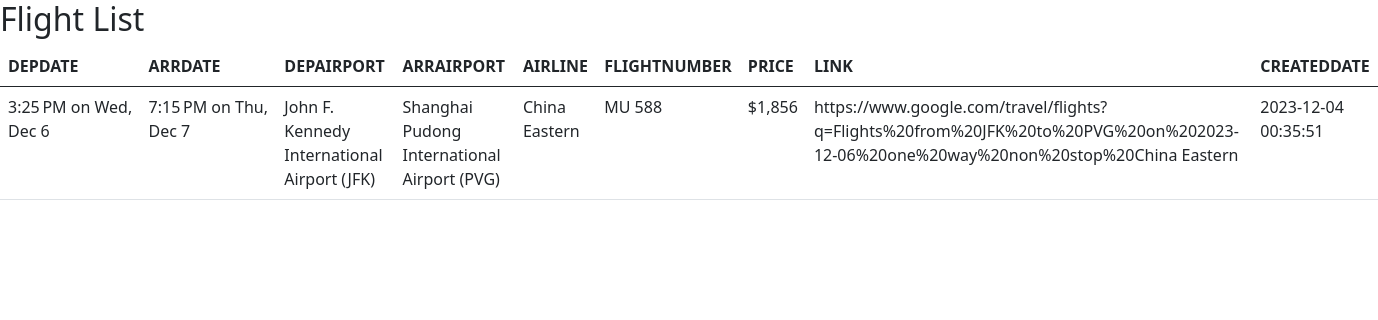
The page / on the database its author committed.
### tables this page shows
CREATE TABLE FLIGHTINFO(
    DRP_DATETIME TEXT, 
    ARR_DATETIME TEXT, 
    DEP_AIRPORT TEXT, 
    ARR_AIRPORT TEXT, 
    AIRLINE TEXT, 
    FLIGHTNUMBER TEXT, 
    PRICE TEXT, 
    LINK TEXT, 
    CREATEDDATE TEXT
    );

### app.py (the view)
@app.route('/')
def index():
    conn = get_db()
    posts = conn.execute('SELECT * FROM FLIGHTINFO').fetchall()
    conn.close()
    return render_template('index.html', flight_lists=posts)

### app.py (called while the page is built)
def get_db():
    db = getattr(g, '_database', None)
    if db is None:
        db = g._database = sqlite3.connect(DATABASE)
        db.row_factory = sqlite3.Row
    return db

@app.teardown_appcontext
def close_connection(exception):
    db = getattr(g, '_database', None)
    if db is not None:
        db.close()

### template/index.html (shortened to what this page needs)
<!DOCTYPE html>
<html lang="en-US" dir="ltr">
<head>
    <link rel="stylesheet"
	href="https://cdn.jsdelivr.net/npm/bootstrap@5.0.2/dist/css/bootstrap.min.css" >
</head>
<body>
    <h2>Flight List</h2>
    <table class="table">
        <thead>
            <tr>
            <th scope="col">DEPDATE</th>
            <th scope="col">ARRDATE</th>
            <th scope="col">DEPAIRPORT</th>
            <th scope="col">ARRAIRPORT</th>
            <th scope="col">AIRLINE</th>
            <th scope="col">FLIGHTNUMBER</th>
            <th scope="col">PRICE</th>
            <th scope="col">LINK</th>
            <th scope="col">CREATEDDATE</th>
            </tr>
        </thead>
        <tbody>
            {% for fl in flight_lists %}
                <tr>
                    <td>{{ fl['DRP_DATETIME']}}</td>
                    <td>{{ fl['ARR_DATETIME']}}</td>
                    <td>{{ fl['DEP_AIRPORT']}}</td>
                    <td>{{ fl['ARR_AIRPORT']}}</td>
                    <td>{{ fl['AIRLINE']}}</td>
                    <td>{{ fl['FLIGHTNUMBER']}}</td>
                    <td>{{ fl['PRICE']}}</td>
                    <td>{{ fl['LINK']}}</td>
                    <td>{{ fl['CREATEDDATE']}}</td>
                </tr>
            {% endfor %}
        </tbody>
    </table>
</body>

### rows shown on the page
FLIGHTINFO: DRP_DATETIME "3:25 PM on Wed, Dec 6", ARR_DATETIME "7:15 PM on Thu, Dec 7", DEP_AIRPORT "John F. Kennedy International Airport (JFK)", ARR_AIRPORT "Shanghai Pudong International Airport (PVG)", AIRLINE "China Eastern", FLIGHTNUMBER "MU 588", PRICE "$1,856", LINK "https://www.google.com/travel/flights?q=Flights%20from%20JFK%20to%20PVG%20on%202023-12-06%20one%20way%20non%20stop%20China Eastern", CREATEDDATE "2023-12-04 00:35:51"
